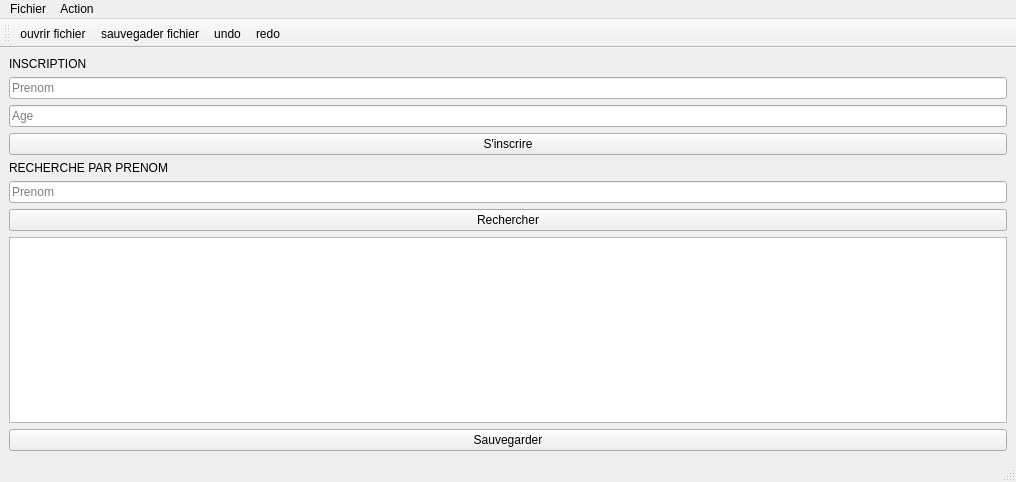
<?xml version="1.0" encoding="UTF-8"?>
<ui version="4.0">
 <class>MainWindow</class>
 <widget class="QMainWindow" name="MainWindow">
  <property name="geometry">
   <rect>
    <x>0</x>
    <y>0</y>
    <width>1016</width>
    <height>482</height>
   </rect>
  </property>
  <property name="windowTitle">
   <string>MainWindow</string>
  </property>
  <property name="autoFillBackground">
   <bool>false</bool>
  </property>
  <widget class="QWidget" name="centralwidget">
   <layout class="QVBoxLayout" name="verticalLayout_2">
    <item>
     <widget class="QLabel" name="label_4">
      <property name="text">
       <string>INSCRIPTION</string>
      </property>
     </widget>
    </item>
    <item>
     <widget class="QLineEdit" name="prenom_lineEdit">
      <property name="placeholderText">
       <string>Prenom</string>
      </property>
     </widget>
    </item>
    <item>
     <widget class="QLineEdit" name="age_lineEdit">
      <property name="placeholderText">
       <string>Age</string>
      </property>
     </widget>
    </item>
    <item>
     <widget class="QPushButton" name="inscription_pushButton">
      <property name="text">
       <string>S'inscrire</string>
      </property>
     </widget>
    </item>
    <item>
     <layout class="QVBoxLayout" name="verticalLayout"/>
    </item>
    <item>
     <widget class="QLabel" name="label_2">
      <property name="text">
       <string>RECHERCHE PAR PRENOM</string>
      </property>
     </widget>
    </item>
    <item>
     <widget class="QLineEdit" name="recherche_lineEdit">
      <property name="placeholderText">
       <string>Prenom</string>
      </property>
     </widget>
    </item>
    <item>
     <widget class="QPushButton" name="rechercher_button">
      <property name="text">
       <string>Rechercher</string>
      </property>
     </widget>
    </item>
    <item>
     <widget class="QTableWidget" name="tableWidget"/>
    </item>
    <item>
     <widget class="QPushButton" name="sauvegarder_button">
      <property name="text">
       <string>Sauvegarder</string>
      </property>
     </widget>
    </item>
   </layout>
  </widget>
  <widget class="QMenuBar" name="menubar">
   <property name="geometry">
    <rect>
     <x>0</x>
     <y>0</y>
     <width>1016</width>
     <height>23</height>
    </rect>
   </property>
   <widget class="QMenu" name="menumenu">
    <property name="title">
     <string>Fichier</string>
    </property>
    <addaction name="actionouvrir_fichier"/>
    <addaction name="actionsauvegader_fichier"/>
   </widget>
   <widget class="QMenu" name="menuAction">
    <property name="title">
     <string>Action</string>
    </property>
    <addaction name="actionundo"/>
    <addaction name="actionredo"/>
   </widget>
   <addaction name="menumenu"/>
   <addaction name="menuAction"/>
  </widget>
  <widget class="QStatusBar" name="statusbar"/>
  <widget class="QToolBar" name="toolBar">
   <property name="windowTitle">
    <string>toolBar</string>
   </property>
   <attribute name="toolBarArea">
    <enum>TopToolBarArea</enum>
   </attribute>
   <attribute name="toolBarBreak">
    <bool>false</bool>
   </attribute>
   <addaction name="actionouvrir_fichier"/>
   <addaction name="actionsauvegader_fichier"/>
   <addaction name="actionundo"/>
   <addaction name="actionredo"/>
  </widget>
  <action name="actionouvrir_fichier">
   <property name="icon">
    <iconset theme="QIcon::ThemeIcon::DocumentOpen"/>
   </property>
   <property name="text">
    <string>ouvrir fichier</string>
   </property>
   <property name="shortcut">
    <string>Ctrl+O</string>
   </property>
  </action>
  <action name="actionsauvegader_fichier">
   <property name="icon">
    <iconset theme="QIcon::ThemeIcon::DocumentSave"/>
   </property>
   <property name="text">
    <string>sauvegader fichier</string>
   </property>
   <property name="shortcut">
    <string>Ctrl+S</string>
   </property>
  </action>
  <action name="actionundo">
   <property name="icon">
    <iconset theme="QIcon::ThemeIcon::EditUndo"/>
   </property>
   <property name="text">
    <string>undo</string>
   </property>
   <property name="shortcut">
    <string>Ctrl+Z</string>
   </property>
  </action>
  <action name="actionredo">
   <property name="icon">
    <iconset theme="QIcon::ThemeIcon::EditRedo"/>
   </property>
   <property name="text">
    <string>redo</string>
   </property>
   <property name="shortcut">
    <string>Ctrl+Shift+Z</string>
   </property>
  </action>
 </widget>
 <resources/>
 <connections/>
</ui>
